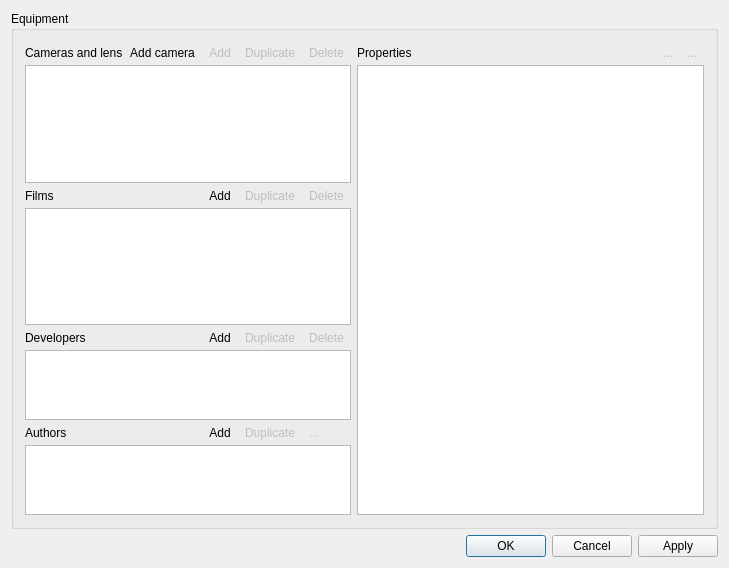
<?xml version="1.0" encoding="UTF-8"?>
<ui version="4.0">
 <class>EditGearClass</class>
 <widget class="QWidget" name="EditGearClass">
  <property name="geometry">
   <rect>
    <x>0</x>
    <y>0</y>
    <width>729</width>
    <height>568</height>
   </rect>
  </property>
  <property name="windowTitle">
   <string>Edit equipment[*]</string>
  </property>
  <property name="windowIcon">
   <iconset resource="../analogexif.qrc">
    <normaloff>:/images/icons/camera_edit.png</normaloff>:/images/icons/camera_edit.png</iconset>
  </property>
  <layout class="QVBoxLayout" name="verticalLayout">
   <item>
    <widget class="QGroupBox" name="groupBox">
     <property name="sizePolicy">
      <sizepolicy hsizetype="Preferred" vsizetype="Preferred">
       <horstretch>0</horstretch>
       <verstretch>100</verstretch>
      </sizepolicy>
     </property>
     <property name="title">
      <string>Equipment</string>
     </property>
     <layout class="QHBoxLayout" name="horizontalLayout_2" stretch="30,70">
      <item>
       <layout class="QGridLayout" name="gridLayout" rowstretch="0,30,0,30,0,15,0,15">
        <property name="horizontalSpacing">
         <number>0</number>
        </property>
        <property name="verticalSpacing">
         <number>2</number>
        </property>
        <item row="0" column="0">
         <widget class="QLabel" name="label">
          <property name="text">
           <string>Cameras and lens</string>
          </property>
         </widget>
        </item>
        <item row="1" column="0" colspan="5">
         <widget class="GearTreeView" name="gearView">
          <property name="sizePolicy">
           <sizepolicy hsizetype="Expanding" vsizetype="Expanding">
            <horstretch>0</horstretch>
            <verstretch>60</verstretch>
           </sizepolicy>
          </property>
          <property name="font">
           <font>
            <kerning>true</kerning>
           </font>
          </property>
          <property name="contextMenuPolicy">
           <enum>Qt::CustomContextMenu</enum>
          </property>
          <property name="statusTip">
           <string>Select the equipment to edit</string>
          </property>
          <property name="styleSheet">
           <string notr="true">/* keep selection even when focus is lost */
QTreeView::item:selected:!active{
	selection-color:						palette(highlighted-text);
	selection-background-color:	palette(highlight);
}</string>
          </property>
          <property name="dragEnabled">
           <bool>true</bool>
          </property>
          <property name="dragDropOverwriteMode">
           <bool>false</bool>
          </property>
          <property name="dragDropMode">
           <enum>QAbstractItemView::DragDrop</enum>
          </property>
          <property name="defaultDropAction">
           <enum>Qt::MoveAction</enum>
          </property>
          <property name="alternatingRowColors">
           <bool>true</bool>
          </property>
          <property name="selectionMode">
           <enum>QAbstractItemView::ExtendedSelection</enum>
          </property>
          <property name="uniformRowHeights">
           <bool>true</bool>
          </property>
          <property name="itemsExpandable">
           <bool>true</bool>
          </property>
          <attribute name="headerVisible">
           <bool>false</bool>
          </attribute>
          <attribute name="headerStretchLastSection">
           <bool>true</bool>
          </attribute>
         </widget>
        </item>
        <item row="2" column="0">
         <widget class="QLabel" name="label_2">
          <property name="text">
           <string>Films</string>
          </property>
         </widget>
        </item>
        <item row="3" column="0" colspan="5">
         <widget class="GearListView" name="filmView">
          <property name="sizePolicy">
           <sizepolicy hsizetype="Expanding" vsizetype="Expanding">
            <horstretch>0</horstretch>
            <verstretch>40</verstretch>
           </sizepolicy>
          </property>
          <property name="font">
           <font>
            <pointsize>13</pointsize>
            <kerning>true</kerning>
           </font>
          </property>
          <property name="contextMenuPolicy">
           <enum>Qt::CustomContextMenu</enum>
          </property>
          <property name="statusTip">
           <string>Select the film to edit</string>
          </property>
          <property name="styleSheet">
           <string notr="true">/* keep selection even when focus is lost */
QListView::item:selected:!active{
	selection-color:						palette(highlighted-text);
	selection-background-color:	palette(highlight);
}</string>
          </property>
          <property name="dragEnabled">
           <bool>true</bool>
          </property>
          <property name="dragDropMode">
           <enum>QAbstractItemView::DragDrop</enum>
          </property>
          <property name="defaultDropAction">
           <enum>Qt::MoveAction</enum>
          </property>
          <property name="alternatingRowColors">
           <bool>true</bool>
          </property>
         </widget>
        </item>
        <item row="4" column="0">
         <widget class="QLabel" name="label_5">
          <property name="text">
           <string>Developers</string>
          </property>
         </widget>
        </item>
        <item row="5" column="0" colspan="5">
         <widget class="GearListView" name="developerView">
          <property name="font">
           <font>
            <pointsize>13</pointsize>
            <kerning>true</kerning>
           </font>
          </property>
          <property name="contextMenuPolicy">
           <enum>Qt::CustomContextMenu</enum>
          </property>
          <property name="statusTip">
           <string>Select the developer to edit</string>
          </property>
          <property name="styleSheet">
           <string notr="true">/* keep selection even when focus is lost */
QListView::item:selected:!active{
	selection-color:						palette(highlighted-text);
	selection-background-color:	palette(highlight);
}</string>
          </property>
         </widget>
        </item>
        <item row="6" column="0">
         <widget class="QLabel" name="label_4">
          <property name="text">
           <string>Authors</string>
          </property>
         </widget>
        </item>
        <item row="7" column="0" colspan="5">
         <widget class="GearListView" name="authorView">
          <property name="font">
           <font>
            <pointsize>13</pointsize>
            <kerning>true</kerning>
           </font>
          </property>
          <property name="contextMenuPolicy">
           <enum>Qt::CustomContextMenu</enum>
          </property>
          <property name="statusTip">
           <string>Select the author to edit</string>
          </property>
          <property name="styleSheet">
           <string notr="true">/* keep selection even when focus is lost */
QListView::item:selected:!active{
	selection-color:						palette(highlighted-text);
	selection-background-color:	palette(highlight);
}</string>
          </property>
         </widget>
        </item>
        <item row="6" column="4">
         <widget class="QToolButton" name="delAuthorBtn">
          <property name="enabled">
           <bool>false</bool>
          </property>
          <property name="toolTip">
           <string>Delete selected author(s)</string>
          </property>
          <property name="statusTip">
           <string>Delete selected author(s)</string>
          </property>
          <property name="text">
           <string>...</string>
          </property>
          <property name="icon">
           <iconset resource="../analogexif.qrc">
            <normaloff>:/images/icons/delete.png</normaloff>:/images/icons/delete.png</iconset>
          </property>
          <property name="autoRaise">
           <bool>true</bool>
          </property>
         </widget>
        </item>
        <item row="6" column="2">
         <widget class="QToolButton" name="addAuthorBtn">
          <property name="toolTip">
           <string>Add new author</string>
          </property>
          <property name="statusTip">
           <string>Add new author</string>
          </property>
          <property name="text">
           <string>Add</string>
          </property>
          <property name="icon">
           <iconset resource="../analogexif.qrc">
            <normaloff>:/images/icons/add.png</normaloff>:/images/icons/add.png</iconset>
          </property>
          <property name="autoRaise">
           <bool>true</bool>
          </property>
         </widget>
        </item>
        <item row="4" column="2">
         <widget class="QToolButton" name="addDevBtn">
          <property name="toolTip">
           <string>Add new developer</string>
          </property>
          <property name="statusTip">
           <string>Add new developer</string>
          </property>
          <property name="text">
           <string>Add</string>
          </property>
          <property name="icon">
           <iconset resource="../analogexif.qrc">
            <normaloff>:/images/icons/add.png</normaloff>:/images/icons/add.png</iconset>
          </property>
          <property name="autoRaise">
           <bool>true</bool>
          </property>
         </widget>
        </item>
        <item row="4" column="4">
         <widget class="QToolButton" name="delDevBtn">
          <property name="enabled">
           <bool>false</bool>
          </property>
          <property name="toolTip">
           <string>Delete selected developer(s)</string>
          </property>
          <property name="statusTip">
           <string>Delete selected developer(s)</string>
          </property>
          <property name="text">
           <string>Delete</string>
          </property>
          <property name="icon">
           <iconset resource="../analogexif.qrc">
            <normaloff>:/images/icons/delete.png</normaloff>:/images/icons/delete.png</iconset>
          </property>
          <property name="autoRaise">
           <bool>true</bool>
          </property>
         </widget>
        </item>
        <item row="2" column="2">
         <widget class="QToolButton" name="addFilmBtn">
          <property name="toolTip">
           <string>Add new film</string>
          </property>
          <property name="statusTip">
           <string>Add new film</string>
          </property>
          <property name="text">
           <string>Add</string>
          </property>
          <property name="icon">
           <iconset resource="../analogexif.qrc">
            <normaloff>:/images/icons/add.png</normaloff>:/images/icons/add.png</iconset>
          </property>
          <property name="autoRaise">
           <bool>true</bool>
          </property>
         </widget>
        </item>
        <item row="2" column="4">
         <widget class="QToolButton" name="delFilmBtn">
          <property name="enabled">
           <bool>false</bool>
          </property>
          <property name="toolTip">
           <string>Delete selected film(s)</string>
          </property>
          <property name="statusTip">
           <string>Delete selected film(s)</string>
          </property>
          <property name="text">
           <string>Delete</string>
          </property>
          <property name="icon">
           <iconset resource="../analogexif.qrc">
            <normaloff>:/images/icons/delete.png</normaloff>:/images/icons/delete.png</iconset>
          </property>
          <property name="autoRaise">
           <bool>true</bool>
          </property>
         </widget>
        </item>
        <item row="0" column="2">
         <widget class="QToolButton" name="addLensBtn">
          <property name="enabled">
           <bool>false</bool>
          </property>
          <property name="toolTip">
           <string>Add new lens</string>
          </property>
          <property name="statusTip">
           <string>Add new lens</string>
          </property>
          <property name="text">
           <string>Add</string>
          </property>
          <property name="icon">
           <iconset resource="../analogexif.qrc">
            <normaloff>:/images/icons/add.png</normaloff>:/images/icons/add.png</iconset>
          </property>
          <property name="autoRaise">
           <bool>true</bool>
          </property>
         </widget>
        </item>
        <item row="0" column="4">
         <widget class="QToolButton" name="delGearBtn">
          <property name="enabled">
           <bool>false</bool>
          </property>
          <property name="toolTip">
           <string>Delete selected equipment</string>
          </property>
          <property name="statusTip">
           <string>Delete selected equipment</string>
          </property>
          <property name="text">
           <string>Delete</string>
          </property>
          <property name="icon">
           <iconset resource="../analogexif.qrc">
            <normaloff>:/images/icons/delete.png</normaloff>:/images/icons/delete.png</iconset>
          </property>
          <property name="autoRaise">
           <bool>true</bool>
          </property>
         </widget>
        </item>
        <item row="0" column="1">
         <widget class="QToolButton" name="addCameraBtn">
          <property name="toolTip">
           <string>Add new camera body</string>
          </property>
          <property name="statusTip">
           <string>Add new camera body</string>
          </property>
          <property name="text">
           <string>Add camera</string>
          </property>
          <property name="icon">
           <iconset resource="../analogexif.qrc">
            <normaloff>:/images/icons/camera_add.png</normaloff>:/images/icons/camera_add.png</iconset>
          </property>
          <property name="autoRaise">
           <bool>true</bool>
          </property>
         </widget>
        </item>
        <item row="0" column="3">
         <widget class="QToolButton" name="dupGearBtn">
          <property name="enabled">
           <bool>false</bool>
          </property>
          <property name="toolTip">
           <string>Duplicate selected equipment</string>
          </property>
          <property name="statusTip">
           <string>Duplicate selected equipment</string>
          </property>
          <property name="text">
           <string>Duplicate</string>
          </property>
          <property name="icon">
           <iconset resource="../analogexif.qrc">
            <normaloff>:/images/icons/page_copy.png</normaloff>:/images/icons/page_copy.png</iconset>
          </property>
          <property name="autoRaise">
           <bool>true</bool>
          </property>
         </widget>
        </item>
        <item row="2" column="3">
         <widget class="QToolButton" name="dupFilmBtn">
          <property name="enabled">
           <bool>false</bool>
          </property>
          <property name="toolTip">
           <string>Duplicate selected film(s)</string>
          </property>
          <property name="statusTip">
           <string>Duplicate selected film(s)</string>
          </property>
          <property name="text">
           <string>Duplicate</string>
          </property>
          <property name="icon">
           <iconset resource="../analogexif.qrc">
            <normaloff>:/images/icons/page_copy.png</normaloff>:/images/icons/page_copy.png</iconset>
          </property>
          <property name="autoRaise">
           <bool>true</bool>
          </property>
         </widget>
        </item>
        <item row="4" column="3">
         <widget class="QToolButton" name="dupDevBtn">
          <property name="enabled">
           <bool>false</bool>
          </property>
          <property name="toolTip">
           <string>Duplicate selected developer(s)</string>
          </property>
          <property name="statusTip">
           <string>Duplicate selected developer(s)</string>
          </property>
          <property name="text">
           <string>Duplicate</string>
          </property>
          <property name="icon">
           <iconset resource="../analogexif.qrc">
            <normaloff>:/images/icons/page_copy.png</normaloff>:/images/icons/page_copy.png</iconset>
          </property>
          <property name="autoRaise">
           <bool>true</bool>
          </property>
         </widget>
        </item>
        <item row="6" column="3">
         <widget class="QToolButton" name="dupAuthorBtn">
          <property name="enabled">
           <bool>false</bool>
          </property>
          <property name="toolTip">
           <string>Duplicate selected author(s)</string>
          </property>
          <property name="statusTip">
           <string>Duplicate selected author(s)</string>
          </property>
          <property name="text">
           <string>Duplicate</string>
          </property>
          <property name="icon">
           <iconset resource="../analogexif.qrc">
            <normaloff>:/images/icons/page_copy.png</normaloff>:/images/icons/page_copy.png</iconset>
          </property>
          <property name="autoRaise">
           <bool>true</bool>
          </property>
          <property name="arrowType">
           <enum>Qt::NoArrow</enum>
          </property>
         </widget>
        </item>
       </layout>
      </item>
      <item>
       <layout class="QGridLayout" name="gridLayout_2" columnstretch="0,0,0,0">
        <property name="horizontalSpacing">
         <number>0</number>
        </property>
        <property name="verticalSpacing">
         <number>2</number>
        </property>
        <item row="0" column="0">
         <widget class="QLabel" name="label_3">
          <property name="text">
           <string>Properties</string>
          </property>
         </widget>
        </item>
        <item row="1" column="0" colspan="4">
         <widget class="GearTableView" name="metadataView">
          <property name="sizePolicy">
           <sizepolicy hsizetype="Expanding" vsizetype="Expanding">
            <horstretch>0</horstretch>
            <verstretch>0</verstretch>
           </sizepolicy>
          </property>
          <property name="font">
           <font>
            <kerning>true</kerning>
           </font>
          </property>
          <property name="contextMenuPolicy">
           <enum>Qt::CustomContextMenu</enum>
          </property>
          <property name="showDropIndicator" stdset="0">
           <bool>false</bool>
          </property>
          <property name="alternatingRowColors">
           <bool>true</bool>
          </property>
          <property name="selectionMode">
           <enum>QAbstractItemView::ExtendedSelection</enum>
          </property>
          <property name="selectionBehavior">
           <enum>QAbstractItemView::SelectRows</enum>
          </property>
          <property name="showGrid">
           <bool>false</bool>
          </property>
          <property name="gridStyle">
           <enum>Qt::SolidLine</enum>
          </property>
          <property name="wordWrap">
           <bool>false</bool>
          </property>
          <attribute name="horizontalHeaderVisible">
           <bool>false</bool>
          </attribute>
          <attribute name="horizontalHeaderMinimumSectionSize">
           <number>150</number>
          </attribute>
          <attribute name="horizontalHeaderDefaultSectionSize">
           <number>150</number>
          </attribute>
          <attribute name="horizontalHeaderHighlightSections">
           <bool>false</bool>
          </attribute>
          <attribute name="horizontalHeaderStretchLastSection">
           <bool>true</bool>
          </attribute>
          <attribute name="verticalHeaderVisible">
           <bool>false</bool>
          </attribute>
          <attribute name="verticalHeaderCascadingSectionResizes">
           <bool>false</bool>
          </attribute>
          <attribute name="verticalHeaderMinimumSectionSize">
           <number>13</number>
          </attribute>
          <attribute name="verticalHeaderDefaultSectionSize">
           <number>13</number>
          </attribute>
         </widget>
        </item>
        <item row="0" column="3">
         <widget class="QToolButton" name="delTagBtn">
          <property name="enabled">
           <bool>false</bool>
          </property>
          <property name="toolTip">
           <string>Delete meta tag</string>
          </property>
          <property name="text">
           <string>...</string>
          </property>
          <property name="icon">
           <iconset resource="../analogexif.qrc">
            <normaloff>:/images/icons/delete.png</normaloff>:/images/icons/delete.png</iconset>
          </property>
          <property name="autoRaise">
           <bool>true</bool>
          </property>
         </widget>
        </item>
        <item row="0" column="2">
         <widget class="QToolButton" name="addTagBtn">
          <property name="enabled">
           <bool>false</bool>
          </property>
          <property name="toolTip">
           <string>Add new meta tag</string>
          </property>
          <property name="text">
           <string>...</string>
          </property>
          <property name="icon">
           <iconset resource="../analogexif.qrc">
            <normaloff>:/images/icons/add.png</normaloff>:/images/icons/add.png</iconset>
          </property>
          <property name="autoRaise">
           <bool>true</bool>
          </property>
         </widget>
        </item>
       </layout>
      </item>
     </layout>
    </widget>
   </item>
   <item>
    <layout class="QHBoxLayout" name="horizontalLayout">
     <item>
      <spacer name="horizontalSpacer">
       <property name="orientation">
        <enum>Qt::Horizontal</enum>
       </property>
       <property name="sizeHint" stdset="0">
        <size>
         <width>40</width>
         <height>20</height>
        </size>
       </property>
      </spacer>
     </item>
     <item>
      <widget class="QDialogButtonBox" name="buttonBox">
       <property name="standardButtons">
        <set>QDialogButtonBox::Apply|QDialogButtonBox::Cancel|QDialogButtonBox::Ok</set>
       </property>
      </widget>
     </item>
    </layout>
   </item>
  </layout>
  <action name="actionAdd_new_camera_body">
   <property name="text">
    <string>Add new camera body</string>
   </property>
  </action>
  <action name="actionAdd_new_camera_lens">
   <property name="text">
    <string>Add new camera lens</string>
   </property>
  </action>
  <action name="actionAdd_new_film">
   <property name="text">
    <string>Add new film</string>
   </property>
  </action>
  <action name="actionDuplicate">
   <property name="text">
    <string>Duplicate...</string>
   </property>
  </action>
  <action name="actionDelete">
   <property name="text">
    <string>Delete</string>
   </property>
   <property name="shortcut">
    <string>Del</string>
   </property>
  </action>
  <action name="actionAdd_new_developer">
   <property name="text">
    <string>Add new developer</string>
   </property>
  </action>
  <action name="actionAdd_new_author">
   <property name="text">
    <string>Add new author</string>
   </property>
  </action>
  <action name="actionAdd_new_meta_tag">
   <property name="enabled">
    <bool>false</bool>
   </property>
   <property name="text">
    <string>Add new meta tag</string>
   </property>
  </action>
  <action name="actionDelete_meta_tag">
   <property name="enabled">
    <bool>false</bool>
   </property>
   <property name="text">
    <string>Delete meta tag</string>
   </property>
  </action>
 </widget>
 <layoutdefault spacing="6" margin="11"/>
 <customwidgets>
  <customwidget>
   <class>GearListView</class>
   <extends>QListView</extends>
   <header>gearlistview.h</header>
  </customwidget>
  <customwidget>
   <class>GearTreeView</class>
   <extends>QTreeView</extends>
   <header>geartreeview.h</header>
  </customwidget>
  <customwidget>
   <class>GearTableView</class>
   <extends>QTableView</extends>
   <header>geartableview.h</header>
  </customwidget>
 </customwidgets>
 <tabstops>
  <tabstop>gearView</tabstop>
  <tabstop>filmView</tabstop>
  <tabstop>developerView</tabstop>
  <tabstop>authorView</tabstop>
  <tabstop>metadataView</tabstop>
  <tabstop>addCameraBtn</tabstop>
  <tabstop>addLensBtn</tabstop>
  <tabstop>dupGearBtn</tabstop>
  <tabstop>delGearBtn</tabstop>
  <tabstop>addFilmBtn</tabstop>
  <tabstop>dupFilmBtn</tabstop>
  <tabstop>delFilmBtn</tabstop>
  <tabstop>addDevBtn</tabstop>
  <tabstop>dupDevBtn</tabstop>
  <tabstop>delDevBtn</tabstop>
  <tabstop>addAuthorBtn</tabstop>
  <tabstop>dupAuthorBtn</tabstop>
  <tabstop>delAuthorBtn</tabstop>
  <tabstop>addTagBtn</tabstop>
  <tabstop>delTagBtn</tabstop>
 </tabstops>
 <resources>
  <include location="../analogexif.qrc"/>
 </resources>
 <connections>
  <connection>
   <sender>addFilmBtn</sender>
   <signal>clicked()</signal>
   <receiver>actionAdd_new_film</receiver>
   <slot>trigger()</slot>
   <hints>
    <hint type="sourcelabel">
     <x>189</x>
     <y>191</y>
    </hint>
    <hint type="destinationlabel">
     <x>-1</x>
     <y>-1</y>
    </hint>
   </hints>
  </connection>
  <connection>
   <sender>addDevBtn</sender>
   <signal>clicked()</signal>
   <receiver>actionAdd_new_developer</receiver>
   <slot>trigger()</slot>
   <hints>
    <hint type="sourcelabel">
     <x>189</x>
     <y>340</y>
    </hint>
    <hint type="destinationlabel">
     <x>-1</x>
     <y>-1</y>
    </hint>
   </hints>
  </connection>
  <connection>
   <sender>addAuthorBtn</sender>
   <signal>clicked()</signal>
   <receiver>actionAdd_new_author</receiver>
   <slot>trigger()</slot>
   <hints>
    <hint type="sourcelabel">
     <x>189</x>
     <y>427</y>
    </hint>
    <hint type="destinationlabel">
     <x>-1</x>
     <y>-1</y>
    </hint>
   </hints>
  </connection>
  <connection>
   <sender>addCameraBtn</sender>
   <signal>clicked()</signal>
   <receiver>actionAdd_new_camera_body</receiver>
   <slot>trigger()</slot>
   <hints>
    <hint type="sourcelabel">
     <x>166</x>
     <y>43</y>
    </hint>
    <hint type="destinationlabel">
     <x>-1</x>
     <y>-1</y>
    </hint>
   </hints>
  </connection>
  <connection>
   <sender>delTagBtn</sender>
   <signal>clicked()</signal>
   <receiver>actionDelete_meta_tag</receiver>
   <slot>trigger()</slot>
   <hints>
    <hint type="sourcelabel">
     <x>697</x>
     <y>43</y>
    </hint>
    <hint type="destinationlabel">
     <x>-1</x>
     <y>-1</y>
    </hint>
   </hints>
  </connection>
 </connections>
</ui>
